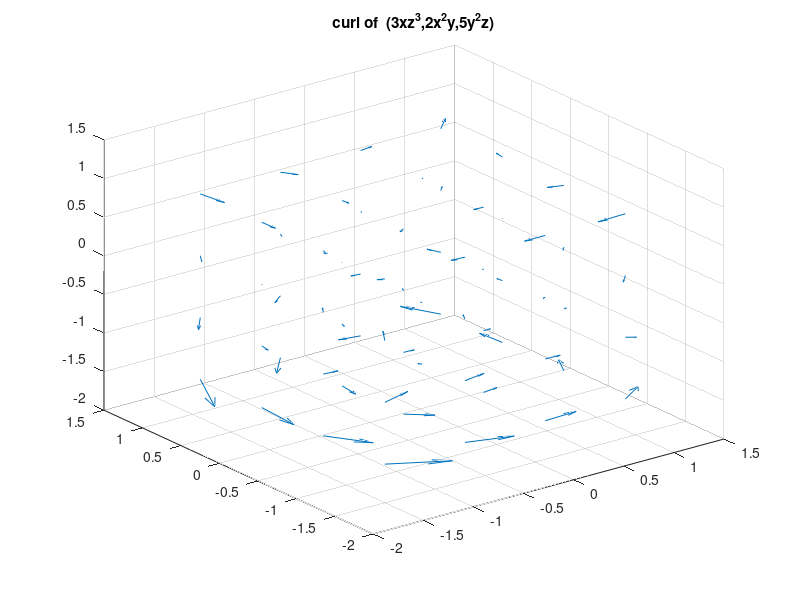

This figure's MATLAB source:
clc;
[x,y,z] = meshgrid(-1.5:0.8:1.5);
u = 10.*y.*z;
v = 9.*x.*z.^2;
w = 4.*x.*y;
quiver3(x, y, z, u, v, w)
title('curl of  (3xz^3,2x^2y,5y^2z)')
grid on
